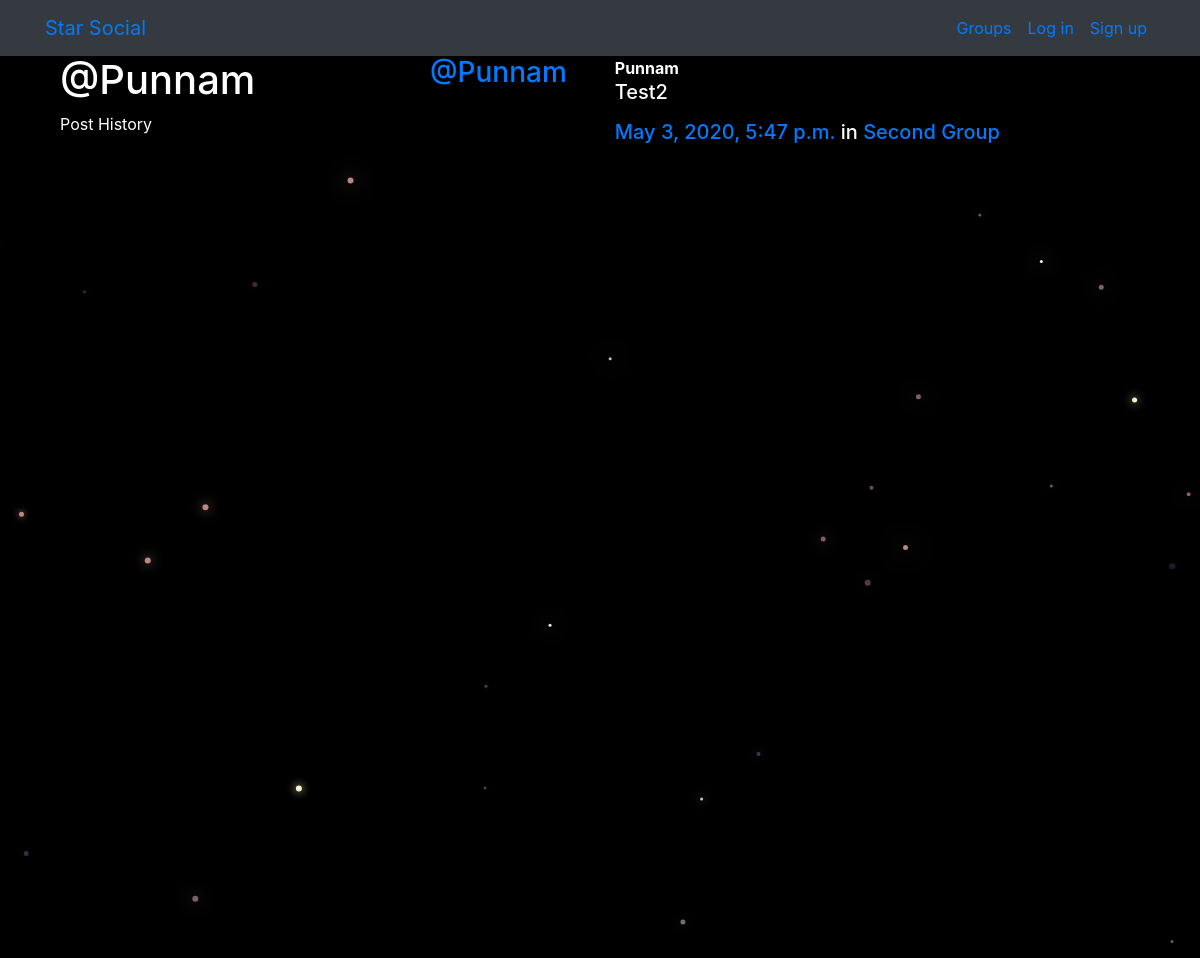
Screenshot of /posts/by/Punnam/ with the database file from the repository.
### posts/models.py (models this page shows, shortened)
class Post(models.Model):
    user = models.ForeignKey(User, related_name="posts",on_delete=models.CASCADE)
    created_at = models.DateTimeField(auto_now=True)
    message = models.TextField()
    message_html = models.TextField(editable=False)
    group = models.ForeignKey(Group, related_name="posts",null=True, blank=True,on_delete=models.CASCADE)
    class Meta:
        ordering = ["-created_at"]
        unique_together = ["user", "message"]

### groups/models.py (models this page shows, shortened)
class Group(models.Model):
    name = models.CharField(max_length=255, unique=True)
    slug = models.SlugField(allow_unicode=True, unique=True)
    description = models.TextField(blank=True, default='')
    description_html = models.TextField(editable=False, default='', blank=True)
    members = models.ManyToManyField(User,through="GroupMember")
    class Meta:
        ordering = ["name"]

### posts/views.py (the view)
# urls.py: path("by/<username>/",views.UserPosts.as_view(),name="for_user"),
class UserPosts(generic.ListView):
    model = models.Post
    template_name = "posts/user_post_list.html"
    def get_queryset(self):
        try:
            self.post_user = User.objects.prefetch_related("posts").get(
                username__iexact=self.kwargs.get("username")
            )
        except User.DoesNotExist:
            raise Http404
        else:
            return self.post_user.posts.all()
    def get_context_data(self, **kwargs):
        context = super().get_context_data(**kwargs)
        context["post_user"] = self.post_user
        return context

### posts/templates/posts/user_post_list.html
{% extends "posts/post_base.html" %}
{% block prepost %}
<div class="col-md-4">
	<h1>@{{ post_user.username }}</h1>
	<p>Post History</p>
</div>
{% endblock %}
{% block post_content %}
<div class="col-md-8">
	{% for post in post_list %}
		{% include "posts/_post.html" %}
	{% endfor %}
</div>
{% endblock %}

### posts/templates/posts/_post.html (shortened to what this page needs)
<div class="media">
	<h3 class="mr-5"><a href="{% url 'posts:for_user' username=post.user.username %}">@{{ post.user.username }}</a></h3>
	<div class="media-body">
		<strong>{{ post.user.username }}</strong>
		<h5>{{ post.message_html|safe }}
			<time class="time"><a href="{% url 'posts:single' username=post.user.username pk=post.pk %}">{{ post.created_at }}</a></time>
			{% if post.group %}
			<span class="group-name">in <a href="#">{{ post.group.name }}</a></span>
			{% endif %}
		</h5>
	</div>
</div>

### static/simplesocial/css/master.css (style rules this page uses)
body { margin: 0; overflow: hidden; background-color: black; color:white; }

### rows the page displays
Post: user.username "Punnam", message_html "Test2", created_at "May 3, 2020, 5:47 p.m.", group.name "Second Group"

### other values shown
{{ post_user.username }} "Punnam"
